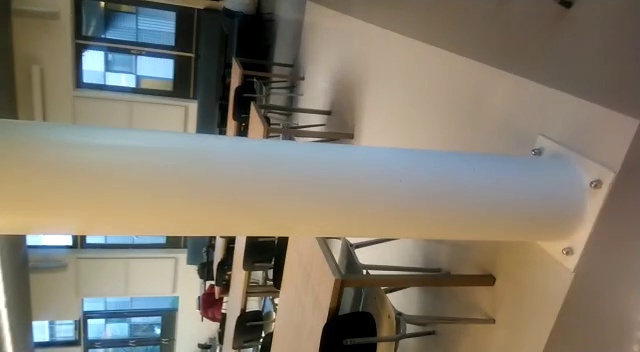
#> input picture Python_Test_Scripts/hakim_pillardetector/image_sequence_pure_ver10/image_40.jpg, 640 x 352 px, found by its file name
$ python ORB1.py
#> lines starting #> are read from the running program, lines starting #| are printed output that depends on the picture
#!/usr/bin/env python3
# -*- coding: utf-8 -*-
"""
Created on Sun Mar 15 13:28:46 2020

@author: hakim
"""

import numpy as np
import cv2
from matplotlib import pyplot as plt

img2 = cv2.imread('image_sequence_pure_ver1/image_40.jpg',0)
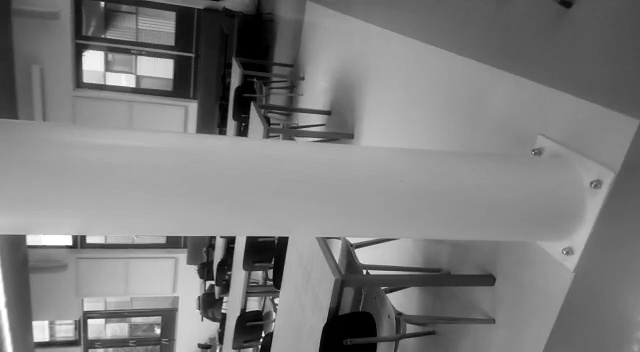
#> img2: shape (352, 640); min 0, max 255, mean 124.7

orb = cv2.ORB_create(edgeThreshold=5, patchSize=30, nlevels=8, fastThreshold=8, scaleFactor=1.2, WTA_K=1,scoreType=cv2.ORB_HARRIS_SCORE, firstLevel=0, nfeatures=5000)
kp2 = orb.detect(img2)
#> kp2 = 4341 keypoints; strongest (x, y, size): (263, 334, 30), (71, 244, 36), (71, 243, 43.2), (69, 242, 51.8)
img2_kp = cv2.drawKeypoints(img2, kp2, None, color=(0,255,0), \
        flags=cv2.DrawMatchesFlags_DEFAULT)
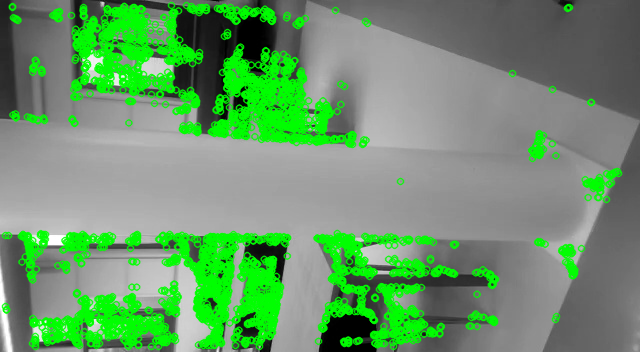
#> img2_kp: shape (352, 640, 3); mean of channels 0, 1, 2 106.8, 150.9, 106.8; drawn as B, G, R

plt.figure()
plt.imshow(img2_kp)
plt.show()

pp=np.ones((len(kp2),2));
#> pp = 4341 pairs, first value 1 to 1, second value 1 to 1

for i,keypoint in enumerate(kp2):
    pp[i,0]=keypoint.pt[0];
    pp[i,1]=keypoint.pt[1];
#> this loop made 4341 passes
#> keypoint on passes 1 to 3: keypoint at (186, 5), size 30, keypoint at (171, 5), size 30, keypoint at (124, 6), size 30
#> after the loop, pp = 4341 pairs, first value 5 to 618, second value 5 to 346

  #  print (keypoint.pt)

$ run again, with Python_Test_Scripts/hakim_pillardetector/image_sequence_pure_ver10/image_100.jpg copied over Python_Test_Scripts/hakim_pillardetector/image_sequence_pure_ver10/image_40.jpg
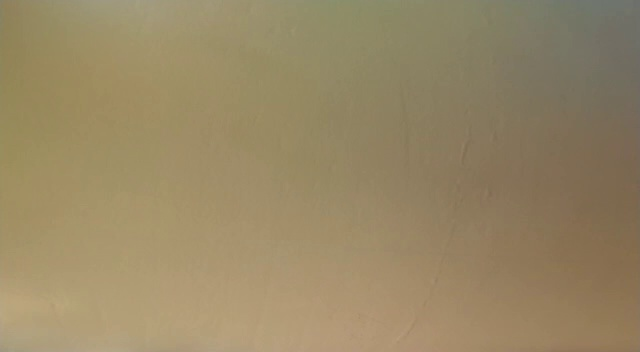
#> input picture Python_Test_Scripts/hakim_pillardetector/image_sequence_pure_ver10/image_100.jpg, 640 x 352 px, found by its file name
#> `img2 = cv2.imread('image_sequence_pure_ver1/image_40.jpg',0)`:
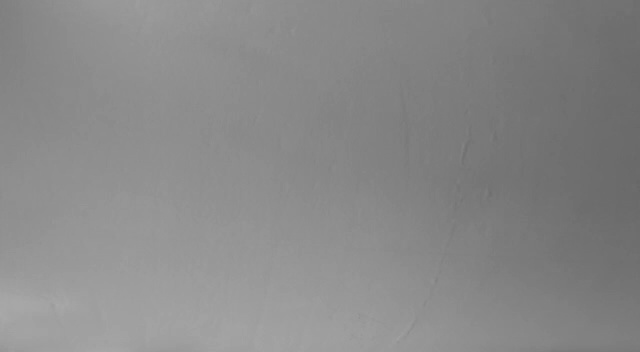
#> img2: shape (352, 640); min 103, max 169, mean 136.5
#> kp2 = ()
#> pp = empty array

$ run again, with Python_Test_Scripts/hakim_pillardetector/image_sequence_pure_ver10/image_104.jpg copied over Python_Test_Scripts/hakim_pillardetector/image_sequence_pure_ver10/image_40.jpg
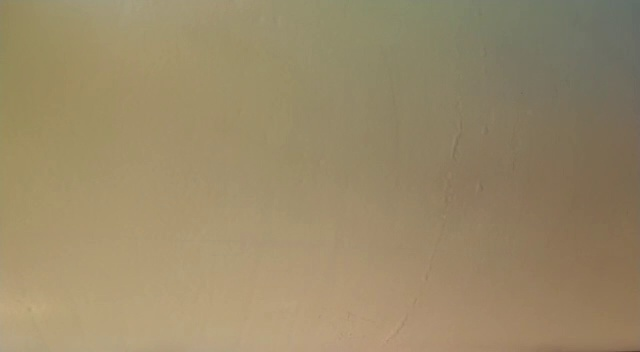
#> input picture Python_Test_Scripts/hakim_pillardetector/image_sequence_pure_ver10/image_104.jpg, 640 x 352 px, found by its file name
#> `img2 = cv2.imread('image_sequence_pure_ver1/image_40.jpg',0)`:
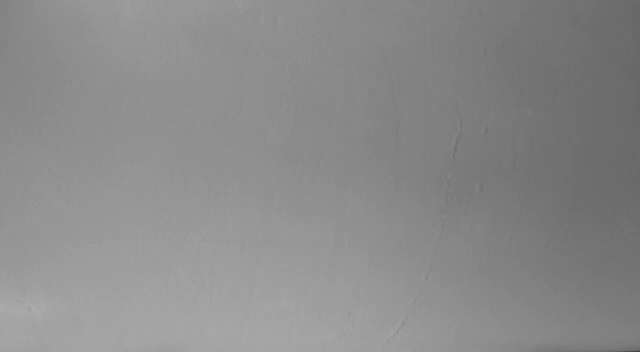
#> img2: shape (352, 640); min 66, max 175, mean 138.7
#> kp2 = 11 keypoints; strongest (x, y, size): (387, 340, 30), (29, 309, 30), (397, 331, 30), (29, 308, 36)
#> `pp=np.ones((len(kp2),2));`: pp = [[1, 1], [1, 1], [1, 1], [1, 1], [1, 1], [1, 1], [1, 1], [1, 1], [1, 1], [1, 1], [1, 1]]
#> the loop `for i,keypoint in enumerate(kp2):` made 11 passes
#> keypoint on passes 1 to 8: keypoint at (444, 216), size 30, keypoint at (426, 279), size 30, keypoint at (29, 309), size 30, keypoint at (397, 331), size 30, keypoint at (350, 334), size 30, keypoint at (387, 340), size 30, keypoint at (426, 278.4), size 36, keypoint at (28.8, 308.4), size 36
#> after the loop `for i,keypoint in enumerate(kp2):`: pp = [[444, 216], [426, 279], [29, 309], [397, 331], [350, 334], [387, 340], [426, 278.4], [28.8, 308.4], [386.4, 339.6], [481, 187.2], [28.8, 308.2]]
